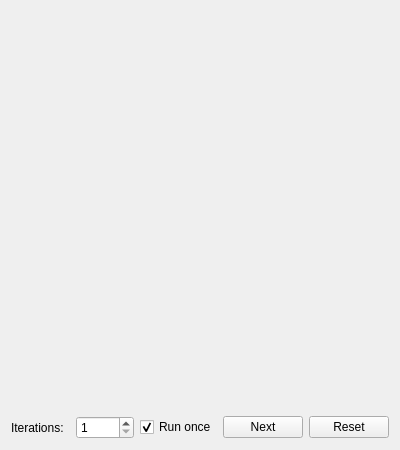
<?xml version="1.0" encoding="UTF-8"?>
<ui version="4.0">
 <class>MainWindow</class>
 <widget class="QMainWindow" name="MainWindow">
  <property name="geometry">
   <rect>
    <x>0</x>
    <y>0</y>
    <width>400</width>
    <height>450</height>
   </rect>
  </property>
  <property name="windowTitle">
   <string>MainWindow</string>
  </property>
  <widget class="QWidget" name="centralWidget">
   <layout class="QGridLayout" name="gridLayout">
    <item row="0" column="0" colspan="5">
     <widget class="LogisticLattice" name="widget" native="true">
      <property name="sizePolicy">
       <sizepolicy hsizetype="Preferred" vsizetype="Preferred">
        <horstretch>0</horstretch>
        <verstretch>0</verstretch>
       </sizepolicy>
      </property>
     </widget>
    </item>
    <item row="1" column="2">
     <widget class="QCheckBox" name="checkBox">
      <property name="text">
       <string>Run once</string>
      </property>
      <property name="checked">
       <bool>true</bool>
      </property>
     </widget>
    </item>
    <item row="1" column="0">
     <widget class="QLabel" name="label">
      <property name="text">
       <string>Iterations:</string>
      </property>
     </widget>
    </item>
    <item row="1" column="1">
     <widget class="QSpinBox" name="spinBox">
      <property name="minimum">
       <number>1</number>
      </property>
      <property name="maximum">
       <number>999</number>
      </property>
     </widget>
    </item>
    <item row="1" column="3">
     <widget class="QPushButton" name="nextButton">
      <property name="enabled">
       <bool>true</bool>
      </property>
      <property name="text">
       <string>Next</string>
      </property>
     </widget>
    </item>
    <item row="1" column="4">
     <widget class="QPushButton" name="resetButton">
      <property name="text">
       <string>Reset</string>
      </property>
     </widget>
    </item>
   </layout>
  </widget>
  <widget class="QMenuBar" name="menuBar">
   <property name="geometry">
    <rect>
     <x>0</x>
     <y>0</y>
     <width>400</width>
     <height>21</height>
    </rect>
   </property>
  </widget>
 </widget>
 <layoutdefault spacing="6" margin="11"/>
 <customwidgets>
  <customwidget>
   <class>LogisticLattice</class>
   <extends>QWidget</extends>
   <header>LogisticLattice.h</header>
   <container>1</container>
  </customwidget>
 </customwidgets>
 <resources/>
 <connections/>
</ui>
